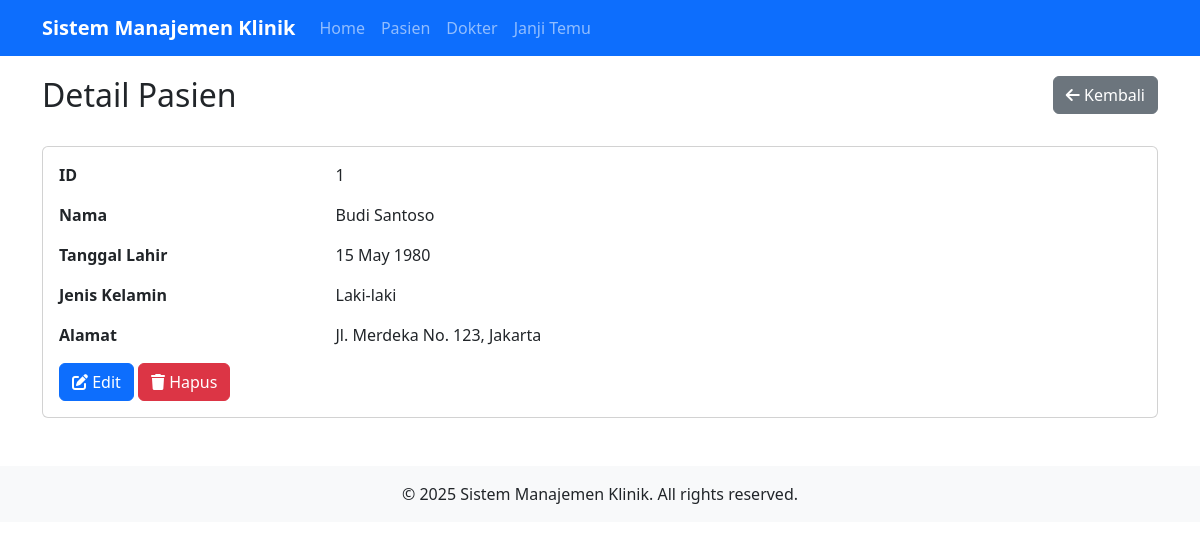
/patients.php?action=read&id=1, run on the app's committed database.
### tables this page shows
CREATE TABLE patients (
    id INT AUTO_INCREMENT PRIMARY KEY,
    name VARCHAR(100) NOT NULL,
    birthdate DATE NOT NULL,
    gender ENUM('Laki-laki', 'Perempuan') NOT NULL,
    address TEXT NOT NULL
);

### class/Patient.php (called while the page is built, shortened)
<?php
class Patient {
    private $conn;
    private $table_name = "patients";
    public $id;
    public function __construct($db) {
        $this->conn = $db;
    }
    public function getById() {
        $query = "SELECT * FROM " . $this->table_name . " WHERE id = ?";
        $stmt = $this->conn->prepare($query);
        $stmt->bindParam(1, $this->id);
        $stmt->execute();
        $row = $stmt->fetch(PDO::FETCH_ASSOC);
        if($row) {
            $this->name = $row['name'];
            $this->birthdate = $row['birthdate'];
            $this->gender = $row['gender'];
            $this->address = $row['address'];
            return true;
        }
        return false;
    }
}
?>

### view/patients/read.php (the view)
<div class="row mb-4">
    <div class="col-md-6">
        <h2>Detail Pasien</h2>
    </div>
    <div class="col-md-6 text-end">
        <a href="patients.php" class="btn btn-secondary">
            <i class="fas fa-arrow-left"></i> Kembali
        </a>
    </div>
</div>
<div class="card">
    <div class="card-body">
        <div class="row mb-3">
            <label class="col-md-3 fw-bold">ID</label>
            <div class="col-md-9"><?php echo $patient->id; ?></div>
        </div>
        <div class="row mb-3">
            <label class="col-md-3 fw-bold">Nama</label>
            <div class="col-md-9"><?php echo $patient->name; ?></div>
        </div>
        <div class="row mb-3">
            <label class="col-md-3 fw-bold">Tanggal Lahir</label>
            <div class="col-md-9"><?php echo date('d M Y', strtotime($patient->birthdate)); ?></div>
        </div>
        <div class="row mb-3">
            <label class="col-md-3 fw-bold">Jenis Kelamin</label>
            <div class="col-md-9"><?php echo $patient->gender; ?></div>
        </div>
        <div class="row mb-3">
            <label class="col-md-3 fw-bold">Alamat</label>
            <div class="col-md-9"><?php echo $patient->address; ?></div>
        </div>
        <div class="row">
            <div class="col-md-12">
                <a href="patients.php?action=update&id=<?php echo $patient->id; ?>" class="btn btn-primary">
                    <i class="fas fa-edit"></i> Edit
                </a>
                <a href="patients.php?action=delete&id=<?php echo $patient->id; ?>" class="btn btn-danger" onclick="return confirm('Apakah Anda yakin ingin menghapus data ini?');">
                    <i class="fas fa-trash"></i> Hapus
                </a>
            </div>
        </div>
    </div>
</div>

### data on the page
patients: id "1", name "Budi Santoso", birthdate "15 May 1980", gender "Laki-laki", address "Jl. Merdeka No. 123, Jakarta"
